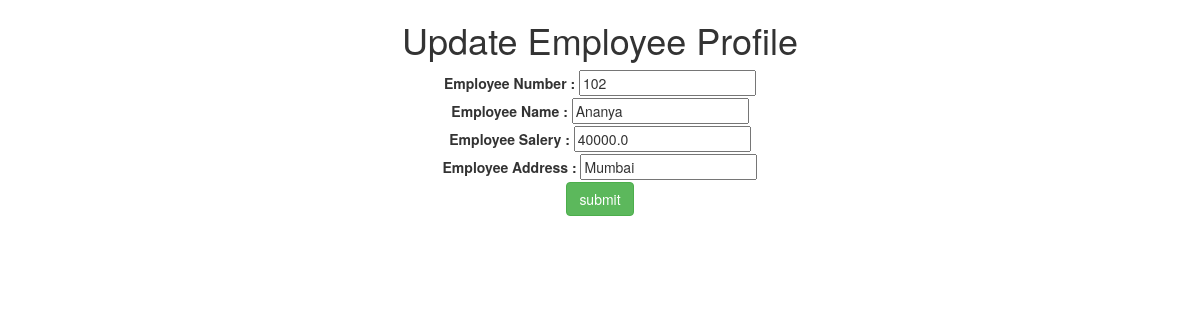
The app's page /update/2/ with its own data.
### empdetails/models.py (models this page shows)
class Employee(models.Model):
    eno=models.IntegerField()
    ename=models.CharField(max_length=50)
    esal=models.FloatField()
    eaddr=models.CharField(max_length=50)

### empdetails/views.py (the view)
# urls.py: path('update/<id>/',views.update_view),
def update_view(request,id):
    emp=Employee.objects.get(id=id)
    if request.method=='POST':
        form=EmployeeForm(request.POST,instance=emp)
        form.save()
        return redirect('/')
    return render(request,'empdetails/update.html',{'emp':emp})

### templates/empdetails/update.html (shortened to what this page needs)
<!DOCTYPE html>
{% extends 'empdetails/base.html' %}
{% block body_block %}
    <div align='center'>
    <h1>Update Employee Profile</h1>
    <form method='POST'>
        <label>Employee Number :</label>
        <input type="text" value="{{emp.eno}}" name="eno"><br>
        <label>Employee Name :</label>
        <input type="text" value="{{emp.ename}}" name="ename"><br>
        <label>Employee Salery :</label>
        <input type="text" value="{{emp.esal}}" name="esal"><br>
        <label>Employee Address :</label>
        <input type="text" value="{{emp.eaddr}}" name="eaddr"><br>
        <input type="submit" value="submit" class="btn btn-success">
    </form>
    </div>
{% endblock body_block%}

### records on screen
Employee: eno "102", ename "Ananya", esal "40000.0", eaddr "Mumbai"
